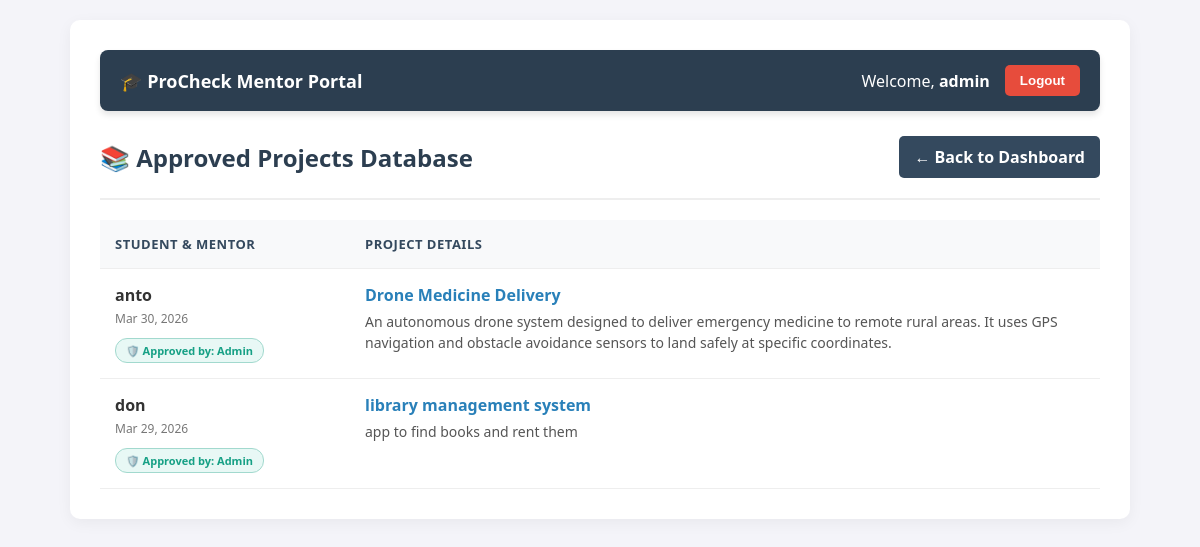
The page /mentor/approved/ (signed in) on the database its author committed.
### main/models.py (models this page shows, shortened)
class Project(models.Model):
    STATUS_CHOICES = [
        ('PENDING', 'Pending Mentor Review'),
        ('APPROVED', 'Approved'),
        ('REJECTED', 'Rejected'),
    ]
    student = models.ForeignKey(User, on_delete=models.CASCADE)
    assigned_mentor = models.ForeignKey(User, on_delete=models.SET_NULL, null=True, blank=True, related_name='mentored_projects')
    title = models.CharField(max_length=200)
    abstract = models.TextField()
    status = models.CharField(max_length=10, choices=STATUS_CHOICES, default='PENDING')
    mentor_comment = models.TextField(blank=True, null=True) # If rejected, why?
    created_at = models.DateTimeField(auto_now_add=True)

### main/views.py (the view)
# urls.py: path('mentor/approved/', views.approved_projects, name='approved_projects'),
@staff_member_required
def approved_projects(request):
    projects = Project.objects.filter(status='APPROVED').order_by('-created_at')
    return render(request, 'main/approved_projects.html', {'projects': projects})

### main/templates/main/approved_projects.html (shortened to what this page needs)
<!DOCTYPE html>
<html lang="en">
<head>
</head>
<body>
<div class="container">
    <div style="background-color: #2c3e50; color: white; padding: 15px 20px; display: flex; justify-content: space-between; align-items: center; border-radius: 8px; margin-bottom: 25px; box-shadow: 0 4px 6px rgba(0,0,0,0.1);">
        <div style="font-size: 18px; font-weight: bold;">
            🎓 ProCheck Mentor Portal
        </div>
        <div style="display: flex; align-items: center; gap: 15px;">
            <span>Welcome, <strong>{{ user.username }}</strong></span>
            <form action="{% url 'logout' %}" method="post" style="margin: 0;">
                <button type="submit" style="background-color: #e74c3c; color: white; border: none; padding: 8px 15px; border-radius: 5px; cursor: pointer; font-weight: bold; transition: background 0.3s;">
                    Logout
                </button>
            </form>
        </div>
    </div>
    <div class="header">
        <h1>📚 Approved Projects Database</h1>
        <a href="{% url 'mentor_dashboard' %}" class="back-btn">← Back to Dashboard</a>
    </div>
    {% if projects %}
        <table>
            <thead>
                <tr>
                    <th style="width: 25%;">Student & Mentor</th>
                    <th style="width: 75%;">Project Details</th>
                </tr>
            </thead>
            <tbody>
                {% for project in projects %}
                <tr>
                    <td>
                        <strong>{{ project.student.username }}</strong><br>
                        <span style="font-size: 12px; color: #777;">{{ project.created_at|date:"M d, Y" }}</span>
                        <div style="margin-top: 10px;">
                            <span style="background-color: #e8f8f5; color: #16a085; padding: 4px 10px; border-radius: 12px; font-size: 11px; font-weight: bold; border: 1px solid #a2d9ce; display: inline-block;">
                                🛡️ Approved by: {{ project.assigned_mentor.username|default:"Admin" }}
                            </span>
                        </div>
                    </td>
                    <td>
                        <div class="title">{{ project.title }}</div>
                        <div class="abstract">{{ project.abstract }}</div>
                    </td>
                </tr>
                {% endfor %}
            </tbody>
        </table>
    {% else %}
        <div class="empty-state">
            <h2>No projects approved yet.</h2>
            <p>Once you approve pending ideas, they will appear in this database.</p>
        </div>
    {% endif %}
</div>
</body>
</html>

### main/templates/main/approved_projects.html (style rules this page uses)
body { font-family: 'Segoe UI', Tahoma, Geneva, Verdana, sans-serif; background-color: #f4f4f9; margin: 0; padding: 20px; color: #333; }
.container { max-width: 1000px; margin: 0 auto; background: white; padding: 30px; border-radius: 10px; box-shadow: 0 4px 15px rgba(0,0,0,0.05); }
.header { display: flex; justify-content: space-between; align-items: center; border-bottom: 2px solid #eee; padding-bottom: 20px; margin-bottom: 20px; }
.header h1 { margin: 0; color: #2c3e50; font-size: 24px; }
.back-btn { background-color: #34495e; color: white; text-decoration: none; padding: 10px 15px; border-radius: 5px; font-weight: bold; transition: background 0.3s; }
table { width: 100%; border-collapse: collapse; margin-top: 10px; }
th, td { padding: 15px; text-align: left; border-bottom: 1px solid #eee; vertical-align: top; }
th { background-color: #f8f9fa; color: #34495e; font-weight: 600; text-transform: uppercase; font-size: 13px; letter-spacing: 0.5px; }
.title { font-weight: bold; color: #2980b9; font-size: 16px; margin-bottom: 5px; }
.abstract { font-size: 14px; color: #555; line-height: 1.5; }

### rows shown on the page
Project: student.username "anto", created_at "Mar 30, 2026", assigned_mentor.username "Admin", title "Drone Medicine Delivery", abstract "An autonomous drone system designed to deliver emergency medicine to remote rural areas. It uses GPS navigation and obstacle avoidance sensors to land safely at specific coordinates."
Project: student.username "don", created_at "Mar 29, 2026", assigned_mentor.username "Admin", title "library management system", abstract "app to find books and rent them"

### other values the page prints
{{ user.username }} "admin"
